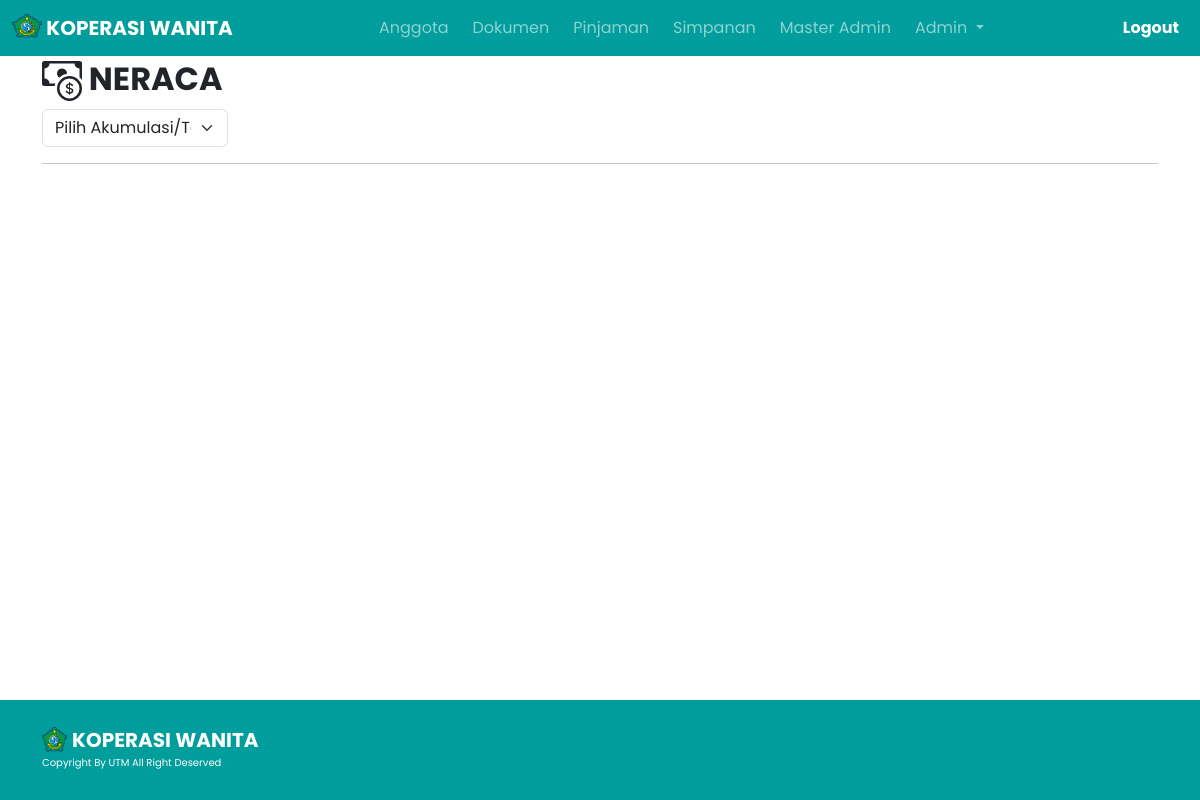
/admin/neraca.php (signed in), run on the app's committed database.
### tables this page shows
CREATE TABLE `set_web` (
  `id_set` int(11) NOT NULL,
  `nama_koperasi` varchar(128) DEFAULT NULL,
  `deskripsi_koperasi` varchar(1024) DEFAULT NULL,
  `alamat_koperasi` varchar(128) DEFAULT NULL,
  `telp_koperasi` varchar(128) DEFAULT NULL,
  `email_koperasi` varchar(128) DEFAULT NULL,
  `logo_koperasi` varchar(128) NOT NULL
);

### navbar/title.php (called while the page is built, shortened)
<?php
$koperasi = select("SELECT * FROM set_web");
?>

### admin/neraca.php (the view, shortened to what this page needs)
<!doctype html>
<html lang="en">
  <head>
    <link href="https://cdn.jsdelivr.net/npm/bootstrap@5.0.2/dist/css/bootstrap.min.css" rel="stylesheet">
    <link rel="stylesheet" href="https://cdn.datatables.net/2.0.0/css/dataTables.bootstrap5.css">
    <link rel="stylesheet" href="https://cdn.datatables.net/buttons/3.0.1/css/buttons.dataTables.css">
    <link rel="stylesheet" href="https://cdnjs.cloudflare.com/ajax/libs/twitter-bootstrap/5.3.0/css/bootstrap.min.css">
    <link rel="stylesheet" href="../css/simpanancss.css">
    <?php
    include '../navbar/title.php'
    ?>
  </head>
  <body>
<?php
    include '../navbar/nav_admin.php';
?>
    <section id="hero">
        <div class="container h-100">
            <div class="row h-100">
                <div>
                    <h2 style="font-family: Poppins;"><b> NERACA</b></h2>
                                <div class="col-md-2 text-start" style="font-family: Poppins;">
                                <form action="neraca.php" method="post">
                                    <select class="form-select" aria-label="Default select example" name="tahun" onchange="this.form.submit()">
                                        <option selected disabled>Pilih Akumulasi/Tahun</option>
                                    </select>
                                </form>
                            </div>
                            </div>
                        </div>
                        <hr>
                        <div class="col-md-10 hero-tagline my-auto mx-auto table-responsive align-items-center">
                    </div>
                </div>
    </section>
<?php
include '../database.php';
function select($query) {
    global $db;
    $result = mysqli_query($db, $query);
    $rows = [];
    while ($row = mysqli_fetch_assoc($result)) {
        $rows[] = $row;
    }
    return $rows;
}
?>
<?php
        include '../footer/footer.php'
    ?>
  </body>
</html>

### navbar/nav_admin.php (shortened to what this page needs)
<?php
$koperasi = select("SELECT * FROM set_web");
foreach ($koperasi as $koperasiku):
?>
<nav class="navbar navbar-expand-lg navbar-dark position-fixed w-100" style="background-color: #009D9D; ">
        <div class="container-fluid">
        <a class="navbar-brand" href="./edit_anggota.php">
            <img src="../assets/img/<?=$koperasiku['logo_koperasi'];?>" alt="" width="30" height="24" class="d-inline-block align-text-top">
            <?=$koperasiku['nama_koperasi'];?></a>
        <div class="collapse navbar-collapse" id="navbarNav">
            <ul class="navbar-nav mx-auto">
                <li class="nav-item">
                    <a class="nav-link <?php if (basename($_SERVER['PHP_SELF']) == 'edit_anggota.php') echo 'active'; ?> mx-1" href="./edit_anggota.php">Anggota</a>
                </li>
                <li class="nav-item">
                    <a class="nav-link <?php if (basename($_SERVER['PHP_SELF']) == 'tambah_materi.php') echo 'active'; ?> mx-1" href="./tambah_materi.php">Dokumen</a>
                </li>
                <li class="nav-item">
                    <a class="nav-link <?php if (basename($_SERVER['PHP_SELF']) == 'pinjaman.php') echo 'active'; ?> mx-1" href="./pinjaman.php">Pinjaman</a>
                </li>
                <li class="nav-item">
                    <a class="nav-link <?php if (basename($_SERVER['PHP_SELF']) == 'simpanan.php') echo 'active'; ?> mx-1" href="./simpanan.php">Simpanan</a>
                </li>
                <li class="nav-item">
                    <a class="nav-link <?php if (basename($_SERVER['PHP_SELF']) == 'pihak3.php') echo 'active'; ?> mx-1" href="./pihak3.php">Master Admin</a>
                </li>
                <?php
                if(isset($_SESSION['IsAdmin'])) {
                    ?>
                    <li class="nav-item dropdown"  onmouseover="showDropdown()" onmouseout="hideDropdown()">
                        <a class="nav-link dropdown-toggle <?php if (basename($_SERVER['PHP_SELF']) == 'set_web.php') echo 'active'; ?> mx-1" href="#" id="navbarDropdownMenuLink" role="button" data-bs-toggle="dropdown" aria-expanded="false">
                            Admin
                        </a>
                    </li>
                    <?php
                } else {
                }
                ?>
            </ul>
            <?php
            if(isset($_SESSION['IsAdmin'])) {
                ?>
                <div><button class="btn btn-outline-danger btn-sm link-up" data-bs-toggle="modal" data-bs-target="#logoutAkun">Logout</button></div>
                <?php
            } else {
                ?>
                <div><button class="button-primary"><a class="link-up" href="../admin.php">Masuk</a></button></div>
                <?php
            }
            ?>
            </div>
        </div>
    </nav>
<?php
endforeach;
?>

### footer/footer.php (shortened to what this page needs)
<?php
$koperasi = select("SELECT * FROM set_web");
foreach ($koperasi as $koperasiku):
?>
<footer class="d-flex align-items-center">
        <div class="container-fluid ">
            <div class="container">
                <div class="row">
                    <div class="col-md-7 d-flex align-items-center">
                        <img class="imgfoot" src="../assets/img/<?=$koperasiku['logo_koperasi'];?>" alt="">
                        <a href="../index.php"><?= $koperasiku['nama_koperasi']; ?></a>
                    </div>
                </div>
                <div class="row  copyright  ">
                    <div class="col-12">
                        <p>Copyright By UTM All Right Deserved</p>
                    </div>
                </div>
            </div>
        </div>
    </footer>
    <?php
endforeach;
?>

### css/simpanancss.css (style rules this page uses)
body { font-family: 'Poppins', sans-serif; min-height: 100vh; display: flex; flex-direction: column; }
.navbar { z-index: 3; }
* { z-index: 2; }
.navbar-brand { font-weight: 700 ; }
.nav-link { font-size: 16px; }
.link-up { text-decoration: none; font-size: 16px; color: white; border-color: #009D9D; font-weight: bold; }
#hero { font-family: Arial; margin-top: 5%; height: 100%; width: 100%; margin-bottom: 5%; }
footer { width: 100%; height: 100px; padding-top: 10px; margin-top: auto; background: #009D9D; }
.imgfoot { width: 25px; height: 25px; margin-right: 5px; }
.copyright { text-align: left; color: white; font-size: 10px; }
footer a { font-family: Poppins; font-style: normal; font-weight: bold; font-size: 20px; line-height: 30px; color: white; text-decoration: none; }

### data on the page
set_web: logo_koperasi (picture), nama_koperasi "KOPERASI WANITA"
